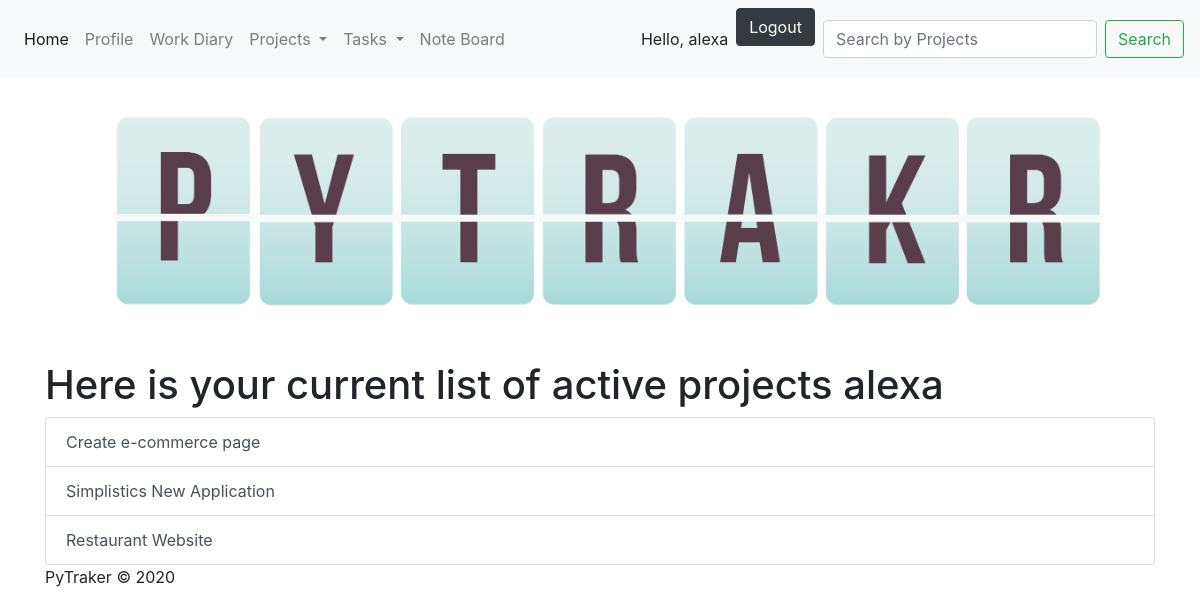
The app's page /PyTraker/list_projects (signed in), older data.
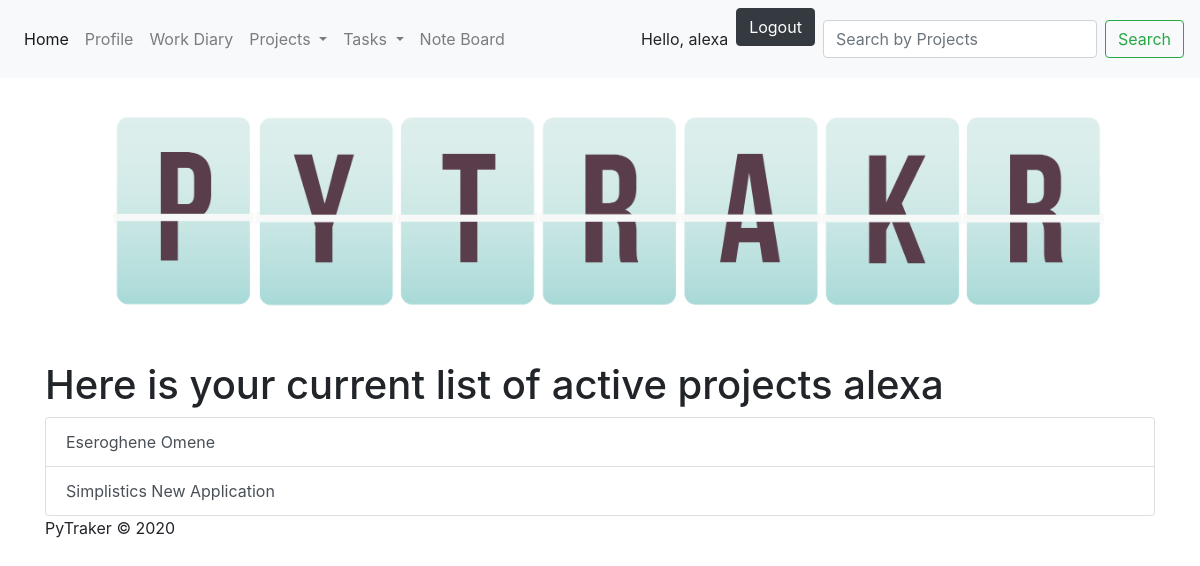
The same page, newer data.
### PyTraker/models.py (models this page shows, shortened)
class Projects(models.Model):
    name = models.CharField(max_length=50)
    description = models.TextField(max_length=250)
    clientID = models.ForeignKey(Clients, on_delete=models.CASCADE)
    payRate = models.IntegerField()
    startDate = models.DateTimeField()
    dueDate = models.DateTimeField()

### PyTraker/views.py (the view)
# urls.py: path("PyTraker/list_projects", views.list_projects, name="list_projects"),
@login_required
def list_projects(request):
    project_list = Projects.objects.order_by('dueDate')
    context = {'project_list': project_list}
    return render(request, 'PyTraker/list_projects.html', context)

### PyTraker/templates/PyTraker/list_projects.html
{% extends "PyTraker/header.html" %}
{% block content %}
<h1>  Here is your current list of active projects {{ user }}</h1>
{% if project_list %}
    <div class="list-group">
{% for project in project_list %}
<a href="/PyTraker/details_project/{{ project.id }}" class="list-group-item list-group-item-action">{{ project.name }}</a>
{% endfor %}
</div>
{% else %}
<p> No projects yet!</p>
{% endif %}
{% endblock %}

Row changes from the older to the newer data that the page shows:
removed Projects: name "Create e-commerce page"
removed Projects: name "Restaurant Website"
added Projects: name "Eseroghene Omene"
